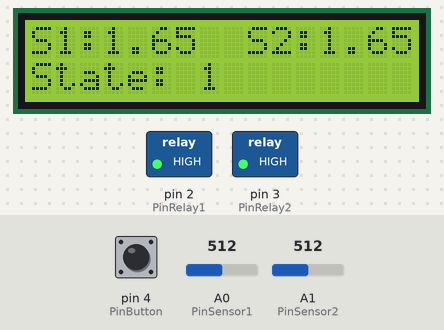
A program run on a simulated Arduino Uno, built with avr-gcc and run on an emulated ATmega328P. Shown: 16×2 character LCD, switched loads named in the program (green lamp = pin HIGH). Inputs (shaded band) come from the test bench; at power-on: pin 4 (PinButton) HIGH, A0 (PinSensor1) = 512, A1 (PinSensor2) = 512. The modem accepts every AT command (registered, SIM ready, sends succeed) and sends nothing else; what the program prints to the serial monitor is not drawn.

Above: at 16.9 s.
17.0 s: pin 4 (PinButton) pulled LOW for 0.15 s
At 19.5 s:
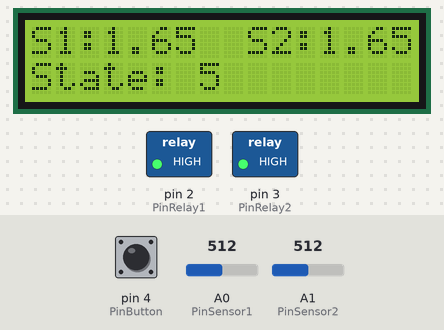
24.8 s: A0 (PinSensor1) set to 716
At 28.2 s:
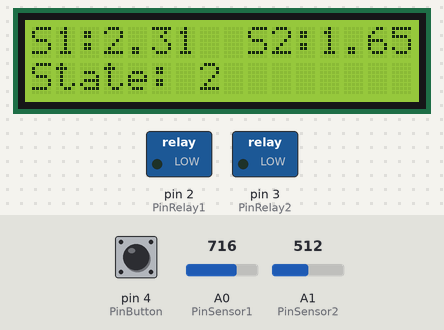
28.6 s: pin 4 (PinButton) pulled LOW for 1 s
At 30.1 s:
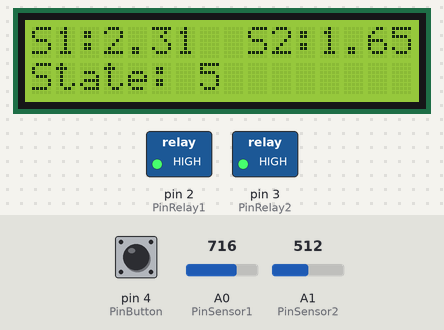
33.5 s: A1 (PinSensor2) set to 716
At 37.4 s:
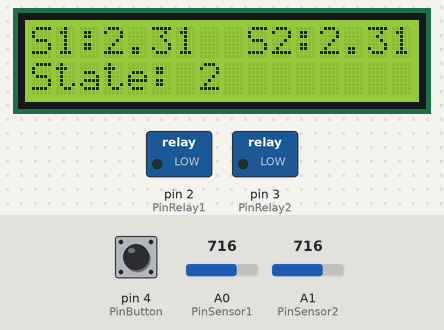
41.1 s: A0 (PinSensor1) set to 900
At 42.8 s:
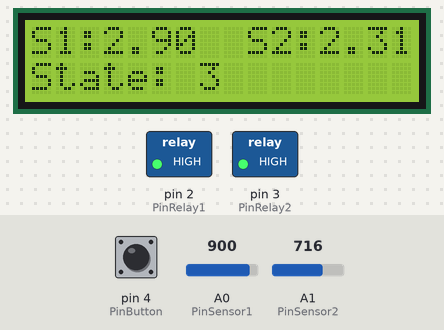
48.7 s: A1 (PinSensor2) set to 900
At 54.6 s:
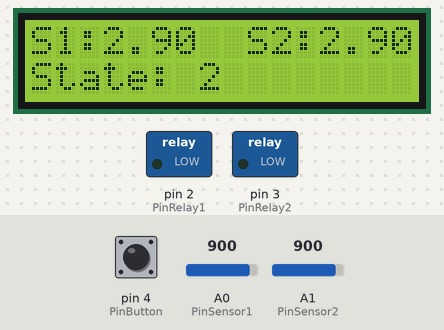
Timing chart, 0 to 55.7 s (numbered marks = the images above; inputs shaded):
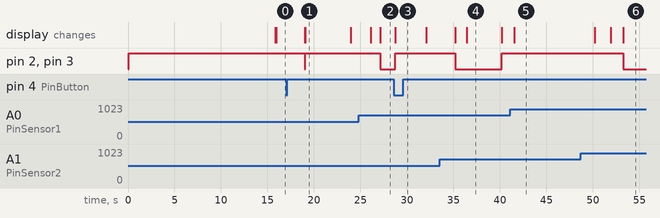

The program:

main.cpp
```cpp
#include <Arduino.h>
#include <Wire.h>
#include <software_timer.h>
#include <string.h>
#include <button.h>
#include <LiquidCrystal_I2C.h>
#include <SoftwareSerial.h>
#include <esp32.h>

// set the LCD address to 0x27 for a 16 chars and 2 line display
LiquidCrystal_I2C lcd(0X3F, 16, 2);

#define INIT 0
#define READY_AUTO 1
#define PUMPING_AUTO 2
#define STOP_PUMPING_AUTO 3
#define PUMPING_MAN 4
#define STOP_PUMPING_MAN 5

// #define time_display      1800 //3 //1800     //in 5 seconds to ready
// #define time_ready        3     //in 5 seconds to ready
// #define time_pump         600//15     //600   //pump in 10 mins
// #define time_no_pump      21600//21600    //21600 //every 6 hours

// for test
#define time_display 5
#define time_ready 3
#define time_pump 5
#define time_no_pump 10

#define PUMP "Need pump"
#define NO_PUMP "No pump"

// define pin for sensor soid
int PinSensor1 = A0;
int PinSensor2 = A1;

// define pin for relay
int PinRelay1 = 2;
int PinRelay2 = 3;

// define pin for gnd sensor
int GndSensor1 = 6;
int GndSensor2 = 7;

float Moisture_Sensor1 = 0.0;
float Moisture_Sensor2 = 0.0;

int state = 0;
String pump1_state = NO_PUMP;
String pump2_state = NO_PUMP;

SoftwareSerial esp_serial(9, 8);
Esp32::Wifi wifi(&esp_serial);
Esp32::Mqtt mqtt(&esp_serial);

// mqtt.publish_message("V1", String("xin chao").c_str());

void on_receive_V1()
{
  // if (String(mqtt.getMessageFrom("button")[0]) == "0")
  // {
  //   state = INIT;
  // }
  // else
  // if (String(mqtt.getMessageFrom("button")[0]) == "1")
  // {
  //   state = READY_AUTO;
  // }
  // else if (String(mqtt.getMessageFrom("button")[0]) == "2")
  // {
  //   state = PUMPING_AUTO;
  // }
  // else if (String(mqtt.getMessageFrom("button")[0]) == "3")
  // {
  //   state = STOP_PUMPING_AUTO;
  // }
  // else if (String(mqtt.getMessageFrom("button")[0]) == "4")
  // {
  //   state = PUMPING_MAN;
  // }
  // else if (String(mqtt.getMessageFrom("button")[0]) == "5")
  // {
  //   state = STOP_PUMPING_MAN;
  // }
}

void setup()
{

  lcd.init();
  lcd.backlight();
  lcd.clear();
  SWTimer_Init();
  Serial.begin(9600);
  analogReference(EXTERNAL);
  pinMode(PinSensor1, INPUT);
  pinMode(PinSensor2, INPUT);
  pinMode(GndSensor1, INPUT);
  pinMode(GndSensor2, INPUT);

  pinMode(PinRelay1, OUTPUT);
  pinMode(PinRelay2, OUTPUT);

  pinMode(PinButton, INPUT_PULLUP);

  digitalWrite(PinRelay1, HIGH);
  digitalWrite(PinRelay2, HIGH);

  esp_serial.begin(9600);
  wifi.restart();
  wifi.connect_to_ap("Hung Tran", "hungtran260902");
  mqtt.connect_mqtt_broker("io.adafruit.com", 1883, "Suchuru", "aio_rctQ44tIQlubyfnpLYr68iav0PB8");
  mqtt.subcribe_topic("button", on_receive_V1);

  // pinMode(LED_BUILTIN, OUTPUT);
}

// calculate moisture to voltage , int GndSensor)
float calcMoisture(int PinSensor, int GndSensor)
{
  pinMode(GndSensor, OUTPUT);
  digitalWrite(GndSensor, LOW);
  float value = (float(analogRead(PinSensor)) / 1023.0) * 3.3;
  pinMode(GndSensor, INPUT);
  return value;
}

void pumping(int PinRelay)
{
  // turn on pump
  digitalWrite(PinRelay, LOW);
}

void stop_pumping(int PinRelay)
{
  // turn off pump
  digitalWrite(PinRelay, HIGH);
}

String check_4Pumping(float Moisture_value, int SensorNum, int PinRelay)
{
  Serial.print("Moisture from sensor ");
  Serial.print(SensorNum);
  Serial.print(": ");
  Serial.print(Moisture_value);
  Serial.println(" V");

  // 1.3V and lower -> wet -> no pump
  // 2.3V and higher -> fry -> pump
  // 2.75V and higher -> not in soil , its of the air -> no need pump
  if (Moisture_value >= 0.0 && Moisture_value <= 3.75)
  { // 2.75
    Serial.println(PUMP);
    return PUMP;
  }
  else
  {
    Serial.println(NO_PUMP);
    return NO_PUMP;
  }
}

void update_moisture_state()
{
  lcd.setCursor(0, 0);
  lcd.print("S1:");
  lcd.setCursor(3, 0);
  lcd.print(Moisture_Sensor1);

  lcd.setCursor(9, 0);
  lcd.print("S2:");
  lcd.setCursor(12, 0);
  lcd.print(Moisture_Sensor2);

  lcd.setCursor(0, 1);
  lcd.print("State:");
  lcd.setCursor(7, 1);
  lcd.print(state);
}

void display_LCD()
{
  if (timer2_flag == true)
  {
    Moisture_Sensor1 = calcMoisture(PinSensor1, GndSensor1);
    Moisture_Sensor2 = calcMoisture(PinSensor2, GndSensor2);
    mqtt.publish_message("moisturev1", Moisture_Sensor1);
    mqtt.publish_message("moisturev2", Moisture_Sensor2);
    update_moisture_state();
    setTimer2((uint64_t)time_display * 1000);
  }
}

void fsm_automated()
{
  switch (state)
  {
  case INIT:
    state = READY_AUTO;
    setTimer1((uint64_t)time_ready * 1000);
    mqtt.publish_message("button", "1");
    break;
  case READY_AUTO:
    update_moisture_state();
    if (timer1_flag == true)
    {
      pump1_state = check_4Pumping(Moisture_Sensor1, 1, PinRelay1);
      pump2_state = check_4Pumping(Moisture_Sensor2, 2, PinRelay2);
      if (pump1_state == PUMP || pump2_state == PUMP)
      {
        state = PUMPING_AUTO;
        setTimer1((uint64_t)time_pump * 1000);
        mqtt.publish_message("button", "2");
      }
      else
      {
        state = STOP_PUMPING_AUTO;
        setTimer1((uint64_t)time_no_pump * 1000);
        mqtt.publish_message("button", "3");
      }
    }
    break;
  case PUMPING_AUTO:
    update_moisture_state();
    if (pump1_state == PUMP)
    {
      pumping(PinRelay1);
    }
    if (pump2_state == PUMP)
    {
      pumping(PinRelay2);
    }

    if (isBUTTON_Pressed() == 1)
    {
      state = STOP_PUMPING_MAN;
      mqtt.publish_message("button", "5");
    }
    if (timer1_flag == true)
    {
      state = STOP_PUMPING_AUTO;
      setTimer1((uint64_t)time_no_pump * 1000);
      mqtt.publish_message("button", "3");
    }
    break;
  case STOP_PUMPING_AUTO:
    update_moisture_state();
    stop_pumping(PinRelay1);
    stop_pumping(PinRelay2);
    pump1_state = NO_PUMP;
    pump2_state = NO_PUMP;

    if (isBUTTON_Pressed() == 1)
    {
      pump1_state = check_4Pumping(Moisture_Sensor1, 1, PinRelay1);
      pump2_state = check_4Pumping(Moisture_Sensor2, 2, PinRelay2);
      state = PUMPING_MAN;
      mqtt.publish_message("button", "4");
    }

    if (timer1_flag == true)
    {
      state = READY_AUTO;
      setTimer1((uint64_t)time_ready * 1000);
      mqtt.publish_message("button", "1");
    }
    break;
  }
}

void fsm_manual()
{
  switch (state)
  {
  case PUMPING_MAN:
    update_moisture_state();
    if (pump1_state == PUMP)
      pumping(PinRelay1);
    if (pump2_state == PUMP)
      pumping(PinRelay2);
    if (isBUTTON_Pressed() == 1)
    {
      state = STOP_PUMPING_MAN;
      mqtt.publish_message("button", "5");
      setTimer1((uint64_t)time_no_pump * 1000);
    }
    break;
  case STOP_PUMPING_MAN:
    update_moisture_state();
    stop_pumping(PinRelay1);
    stop_pumping(PinRelay2);
    pump1_state = NO_PUMP;
    pump2_state = NO_PUMP;
    if (isBUTTON_Pressed() == 1)
    {
      pump1_state = check_4Pumping(Moisture_Sensor1, 1, PinRelay1);
      pump2_state = check_4Pumping(Moisture_Sensor2, 2, PinRelay2);
      state = PUMPING_MAN;
      mqtt.publish_message("button", "4");
    }
    if (timer1_flag == true)
    {
      state = READY_AUTO;
      mqtt.publish_message("button", "1");
      setTimer1((uint64_t)time_ready * 1000);
    }
    break;
  }
}

void test_case()
{
  if (timer1_flag == true)
  {
    digitalWrite(LED_BUILTIN, !digitalRead(LED_BUILTIN));
    setTimer1(5 * 1000);
  }
}

void loop()
{
  display_LCD();
  fsm_automated();
  fsm_manual();
  on_receive_V1();
  Esp32::event_loop(&esp_serial);
}
```

backup.cpp
```cpp
// #include <Arduino.h>
// #include <Wire.h>
// #include <software_timer.h>
// #include <string.h>
// #include <button.h>
// #include <Adafruit_GFX.h>
// #include <Adafruit_SSD1306.h>
// #include <scheduler.h>

// #define SCREEN_WIDTH 128 // OLED display width, in pixels
// #define SCREEN_HEIGHT 64 // OLED display height, in pixels

// #define OLED_RESET     -1 // Reset pin # (or -1 if sharing Arduino reset pin)
// #define SCREEN_ADDRESS 0x3C
// Adafruit_SSD1306 display(SCREEN_WIDTH, SCREEN_HEIGHT, &Wire, OLED_RESET);


// #define INIT              0
// #define READY_AUTO        1
// #define PUMPING_AUTO      2
// #define STOP_PUMPING_AUTO 3
// #define PUMPING_MAN       4
// #define STOP_PUMPING_MAN  5

// #define time_display      3//1800     //in 5 seconds to ready
// #define time_ready        3     //in 5 seconds to ready
// #define time_pump         5//15     //600   //pump in 10 mins
// #define time_no_pump      5//21600    //21600 //every 6 hours

// #define PUMP               "Need pump"
// #define NO_PUMP            "No pump"
// // set the LCD address to 0x27 for a 16 chars and 2 line display


// //define pin for sensor soid
// int PinSensor1 = A0;
// int PinSensor2 = A1;

// //define pin for relay
// int PinRelay1 = 2;
// int PinRelay2 = 3;


// float Moisture_Sensor1 = 0.0;
// float Moisture_Sensor2 = 0.0;

// int state = 0;
// String pump1_state = NO_PUMP;
// String pump2_state = NO_PUMP;
// // bool flag_run = false;
// // bool flag_stop = false;


// void setup()
// {
//   display.begin(SSD1306_SWITCHCAPVCC, SCREEN_ADDRESS);
//   display.clearDisplay();
//   display.setTextSize(2);
//   display.setTextColor(WHITE);

//   SWTimer_Init();
//   Serial.begin(9600);
//   analogReference(EXTERNAL);
//   pinMode(PinSensor1, INPUT);
//   pinMode(PinSensor2, INPUT);

//   pinMode(PinRelay1, OUTPUT);
//   pinMode(PinRelay2, OUTPUT);

//   pinMode(PinButton, INPUT_PULLUP);

//   digitalWrite(PinRelay1, HIGH);
//   digitalWrite(PinRelay2, HIGH);

//   //pinMode(LED_BUILTIN, OUTPUT);

// }

// //calculate moisture to voltage
// float calcMoisture(int PinSensor){
//   return (float(analogRead(PinSensor))/1023.0)*3.3;
// }

// void pumping(int PinRelay){
//   //turn on pump
//   digitalWrite(PinRelay, LOW);
// }

// void stop_pumping(int PinRelay){
//   //turn off pump
//   digitalWrite(PinRelay, HIGH);
// }

// String check_4Pumping(float Moisture_value, int SensorNum, int PinRelay ){
//   Serial.print("Moisture from sensor ");
//   Serial.print(SensorNum);
//   Serial.print(": ");
//   Serial.print(Moisture_value);
//   Serial.println(" V");

//   //1.3V and lower -> wet -> no pump
//   //2.3V and higher -> fry -> pump
//   //2.75V and higher -> not in soil , its of the air -> no need pump
//   if(Moisture_value >= 0.0 && Moisture_value <= 3.75){ //2.75
//      Serial.println(PUMP);
//      return PUMP;
//   }
//   else{
//     Serial.println(NO_PUMP);
//     return NO_PUMP;
//   }
//   // else{
//   //   Serial.println("Sensor is not in soil");
//   //   return "Sensor is not in soil";
//   // }
// }
// // void clear_state(){
// //     display.setCursor(80,40);
// //     display.println("");
// //     display.display();
// // }

// void show_state(int state){
//     display.setCursor(0,40);
//     display.println("State:");
//     // display.setCursor(80,40);
//     // display.println("");
//     display.setCursor(80,40);
//     display.println(state);

//     display.display();
// }

// void display_LCD(){
//   if(timer2_flag == true){
//       Moisture_Sensor1 = calcMoisture(PinSensor1);
//       Moisture_Sensor2 = calcMoisture(PinSensor2);
//       display.setCursor(0,0);
//       display.println("S1:");
//       display.setCursor(40,0);
//       display.println(Moisture_Sensor1);

//       display.setCursor(0,20);
//       display.println("S2:");
//       display.setCursor(40,20);
//       display.println(Moisture_Sensor2);
//       display.display();

//       setTimer2((uint64_t)time_display*1000);
//   }
// }

// void fsm_automated(){
//   switch(state){
//     case INIT:
//       state = READY_AUTO;
//       setTimer1((uint64_t)time_ready*1000);
//       break;
//     case READY_AUTO:
//       show_state(state);
//       if(timer1_flag == true){
//         pump1_state = check_4Pumping(Moisture_Sensor1, 1, PinRelay1 );
//         pump2_state = check_4Pumping(Moisture_Sensor2, 2, PinRelay2 );
//         if(pump1_state == PUMP ||  pump2_state == PUMP){
//           state = PUMPING_AUTO;
//           setTimer1((uint64_t)time_pump*1000);
//         }
//         else{
//           state = STOP_PUMPING_AUTO;
//           setTimer1((uint64_t)time_no_pump*1000);
//         }
//       }
//       break;
//     case PUMPING_AUTO:
//       show_state(state);
//       if(pump1_state == PUMP){
//         pumping(PinRelay1);
//       }
//       if(pump2_state == PUMP){
//         pumping(PinRelay2);
//       }

//       if(isBUTTON_Pressed() == 1){
//         state = STOP_PUMPING_MAN;
//       }
//       if(timer1_flag == true){
//         state = STOP_PUMPING_AUTO;
//         setTimer1((uint64_t)time_no_pump*1000);
//       }
//       break;
//     case STOP_PUMPING_AUTO:
//       show_state(state);
//       stop_pumping(PinRelay1);
//       stop_pumping(PinRelay2);
//       pump1_state = NO_PUMP;
//       pump2_state = NO_PUMP;

//       if(isBUTTON_Pressed() == 1){
//         pump1_state = check_4Pumping(Moisture_Sensor1, 1, PinRelay1 );
//         pump2_state = check_4Pumping(Moisture_Sensor2, 2, PinRelay2 );
//         if(pump1_state == PUMP ||  pump2_state == PUMP){
//           state = PUMPING_MAN;
//         }
//       }

//       if(timer1_flag == true){
//         state = READY_AUTO;
//         setTimer1((uint64_t)time_ready*1000);
//       }
//       break;
//   }
// }


// void fsm_manual(){
//   switch(state){
//     case PUMPING_MAN:
//       show_state(state);
//       if(pump1_state == PUMP){
//         pumping(PinRelay1);
//       }
//       if(pump2_state == PUMP){
//         pumping(PinRelay2);
//       }
//       if(isBUTTON_Pressed() == 1){
//         state = STOP_PUMPING_MAN;
//         setTimer1((uint64_t)time_no_pump*1000);
//       }
//       break;
//     case STOP_PUMPING_MAN:
//       show_state(state);
//       stop_pumping(PinRelay1);
//       stop_pumping(PinRelay2);
//       pump1_state = NO_PUMP;
//       pump2_state = NO_PUMP;
//       if(isBUTTON_Pressed() == 1){
//         pump1_state = check_4Pumping(Moisture_Sensor1, 1, PinRelay1 );
//         pump2_state = check_4Pumping(Moisture_Sensor2, 2, PinRelay2 );
//         if(pump1_state == PUMP ||  pump2_state == PUMP){
//           state = PUMPING_MAN;
//         }
//       }
//       if(timer1_flag == true){
//         state = READY_AUTO;
//         setTimer1((uint64_t)time_ready*1000);
//       }
//       break;
//   }
// }


// void test_case(){
//     if(timer1_flag == true){
//     digitalWrite(LED_BUILTIN, !digitalRead(LED_BUILTIN));
//     setTimer1(5*1000);
//   }
// }

// void loop()
// {
//   display_LCD();
//   fsm_automated();
//   fsm_manual();


//   // unsigned long curr_miliseconds = millis();
//   // if(curr_miliseconds - prev_miliseconds >= time_interval || prev_miliseconds == 0){
//   //   prev_miliseconds = curr_miliseconds;
//   //   Moisture_Sensor1 = calcMoisture(PinSensor1);
//   //   Moisture_Sensor2 = calcMoisture(PinSensor2);
//   //   Serial.print("Soil Moisture: ");
//   //   Serial.println(Moisture_Sensor1);
//   // }
//   // if(isBUTTON_Pressed() == true){
//   //   digitalWrite(LED_BUILTIN, !digitalRead(13));
//   // }

// }
```

button.cpp
```cpp
#include <button.h>

int PinButton = 4;

int KeyReg0 = NORMAL_STATE;
int KeyReg1 = NORMAL_STATE;
int KeyReg2 = NORMAL_STATE;
int KeyReg3 = NORMAL_STATE;
int TimerForKeyPress = 100;

int button_flag = 0;


int isBUTTON_Pressed(){
	if(button_flag == 1){
		button_flag = 0;
		Serial.print("Button is pressed\n");
		return 1;
	}
	return 0;
}

void subKeyProcess( ){
	button_flag = 1;
}

void getKeyInput(){
	KeyReg0 = KeyReg1;
	KeyReg1 = KeyReg2;
	KeyReg2 = digitalRead(PinButton);
	if ((KeyReg0 == KeyReg1) && (KeyReg1 == KeyReg2)) {
		if (KeyReg3 != KeyReg2){
			KeyReg3 = KeyReg2;
			if (KeyReg2 == PRESSED_STATE){
				subKeyProcess();
				TimerForKeyPress = 100;
			}
		}
		else {
			TimerForKeyPress--;
			if (TimerForKeyPress == 0){
				KeyReg3 = NORMAL_STATE;
				TimerForKeyPress = 100;
			}
		}
	}
}
```

button.h
```cpp
#ifndef INC_BUTTON_H_
#define INC_BUTTON_H_

#include <Arduino.h>

#define NORMAL_STATE  1
#define PRESSED_STATE 0

extern int button_flag;
extern int PinButton;


int isBUTTON_Pressed();
void getKeyInput();


#endif /* INC_BUTTON_H_ */
```

scheduler.h
```cpp
#ifndef INC_SCHEDULER_H_
#define INC_SCHEDULER_H_

#include "stdint.h"
#include "stdio.h"


void SCH_Init(void);

unsigned char SCH_Add_Task(void (*pFunction)(), unsigned int DELAY, unsigned int PERIOD);

unsigned char SCH_Delete_Task(unsigned char taskID);

void SCH_Update(void);

void SCH_Dispatch_Tasks(void);

void SCH_Report_Status(void);


#endif /* INC_SCHEDULER_H_ */
```

software_timer.cpp
```cpp
#include <software_timer.h>


#define INTERRUPT_CYCLE			10 // 10 milliseconds
#define PRESCALER				64
#define COUNTER_START 			(65536 - 2500) // 16M is Core Clock
static void TIMER_Init();


#define TICK 10
uint64_t timer1_counter = 0;
int timer1_flag = 0;

uint64_t timer2_counter = 0;
int timer2_flag = 0;

void setTimer1(uint64_t duration){
	timer1_counter = duration/TICK;
	timer1_flag = 0;
}

void setTimer2(uint64_t duration){
	timer2_counter = duration/TICK;
	timer2_flag = 0;
}


void timerRun(){
	if(timer1_counter > 0){
		timer1_counter--;
		if(timer1_counter <= 0){
			timer1_flag = 1;
            Serial.print("Change FSM\n");
		}
	}
    if(timer2_counter > 0){
        timer2_counter--;
        if(timer2_counter <= 0){
            timer2_flag = 1;
            Serial.print("Update LCD\n");
        }
    }
}

void SWTimer_Init(void){
	TIMER_Init();
    setTimer1(15);
    setTimer2(15);
}

// Init TIMER 10ms
static void TIMER_Init(){
	cli();          					    // Disable interrupts

    /* Reset Timer/Counter1 */
    TCCR1A = 0;
    TCCR1B = 0;
    TIMSK1 = 0;

    /* Setup Timer/Counter1 */
    TCCR1B |= (1 << CS11) | (1 << CS10);    // prescale = 64
    TCNT1 = COUNTER_START;				    // 65536 - 10000/(64/16)
    TIMSK1 = (1 << TOIE1);                  // Overflow interrupt enable
    sei();                                  // Enable interrupts
}

ISR (TIMER1_OVF_vect)
{
    TCNT1 = COUNTER_START;
	//SCH_Update();
    timerRun();
    getKeyInput();
}
```

software_timer.h
```cpp
#ifndef INC_SOFTWARE_TIMER_H_
#define INC_SOFTWARE_TIMER_H_
#include <Arduino.h>
#include <avr/interrupt.h>
#include <button.h>
#include <scheduler.h>
extern int timer1_flag;
extern int timer2_flag;
void setTimer1(uint64_t duration);
void setTimer2(uint64_t duration);
void timerRun();
void SWTimer_Init(void);

#endif /* INC_SOFTWARE_TIMER_H_ */
```

Source omitted: esp32.cpp (19000 bytes), esp32.h (2839 bytes), scheduler.cpp (3603 bytes)

Measured:
- after the input at 24.8 s, the display: first changes after 1.3 s (image 2 shows a later state)
- after the input at 28.6 s, pin 2 (PinRelay1), pin 3 (PinRelay2): LOW → HIGH after 0.12 s instead of 3.5 s; the display: changes after 0.12 s (image 3)
- after the input at 41.1 s, the display: changes after 0.44 s (image 5)
- what the display in image 1 shows lasts 4.9 s, from 19.1 s to 24.0 s
- what the display in image 4 shows lasts 3.8 s, from 36.4 s to 40.2 s
